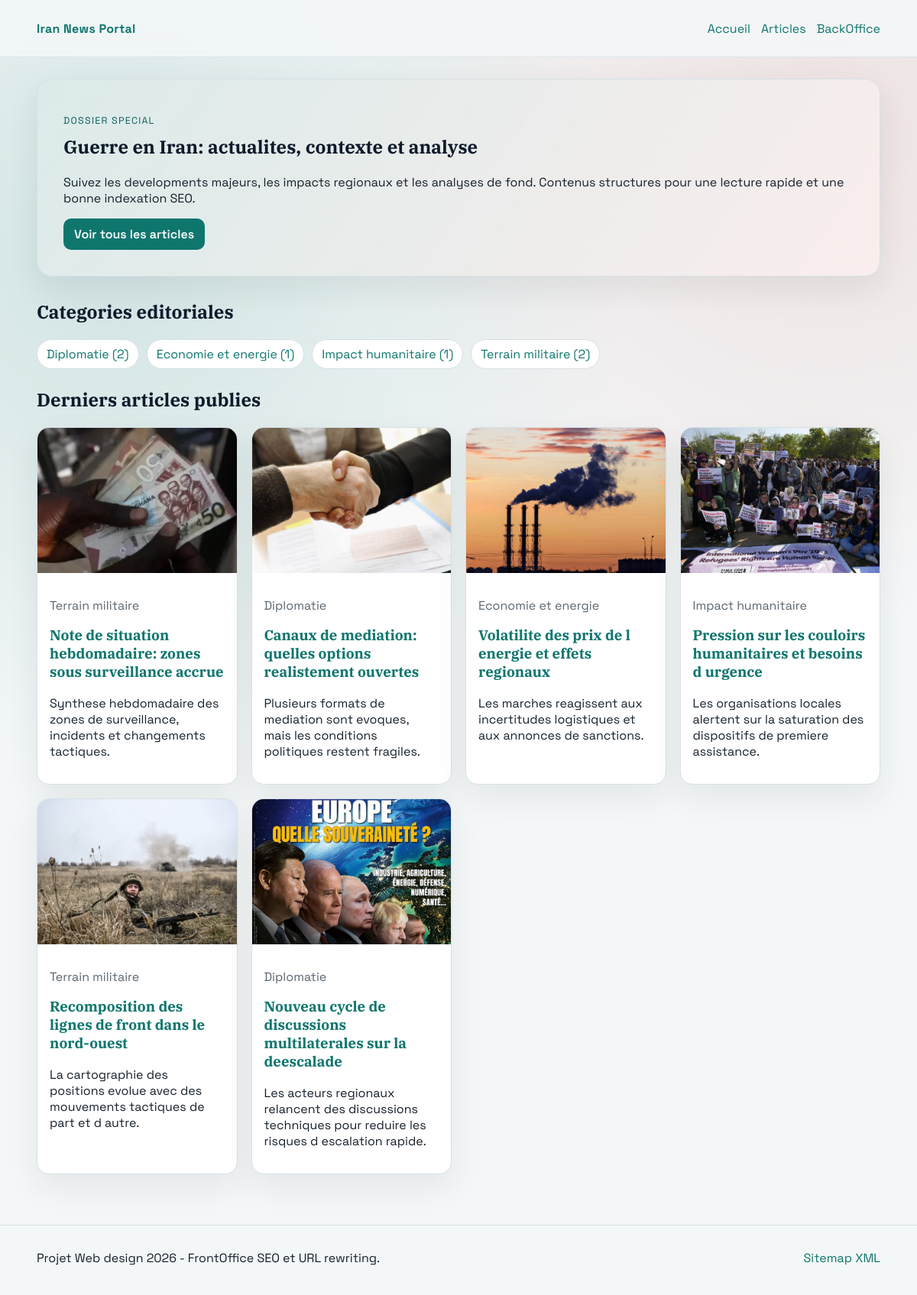
The page / on the database its author committed.
### tables this page shows
CREATE TABLE IF NOT EXISTS categories (
    id INT UNSIGNED AUTO_INCREMENT PRIMARY KEY,
    name VARCHAR(120) NOT NULL,
    slug VARCHAR(150) NOT NULL UNIQUE,
    description TEXT NULL,
    created_at TIMESTAMP NOT NULL DEFAULT CURRENT_TIMESTAMP,
    updated_at TIMESTAMP NOT NULL DEFAULT CURRENT_TIMESTAMP ON UPDATE CURRENT_TIMESTAMP
);

CREATE TABLE IF NOT EXISTS articles (
    id INT UNSIGNED AUTO_INCREMENT PRIMARY KEY,
    category_id INT UNSIGNED NULL,
    title VARCHAR(220) NOT NULL,
    slug VARCHAR(220) NOT NULL UNIQUE,
    summary TEXT NOT NULL,
    content MEDIUMTEXT NOT NULL,
    image_path VARCHAR(255) NULL,
    meta_title VARCHAR(60) NOT NULL,
    meta_description VARCHAR(160) NOT NULL,
    status ENUM('draft', 'published') NOT NULL DEFAULT 'draft',
    published_at DATETIME NULL,
    created_at TIMESTAMP NOT NULL DEFAULT CURRENT_TIMESTAMP,
    updated_at TIMESTAMP NOT NULL DEFAULT CURRENT_TIMESTAMP ON UPDATE CURRENT_TIMESTAMP,
    CONSTRAINT fk_articles_category
        FOREIGN KEY (category_id)
        REFERENCES categories(id)
        ON DELETE SET NULL
        ON UPDATE CASCADE,
    INDEX idx_articles_slug (slug),
    INDEX idx_articles_status_published_at (status, published_at),
    INDEX idx_articles_category_id (category_id)
);

### app/Core/Request.php (called while the page is built, shortened)
<?php
final class Request
{
    public function method(): string
    {
        return strtoupper($_SERVER['REQUEST_METHOD'] ?? 'GET');
    }
}

### app/helpers.php (called while the page is built, shortened)
<?php
function app_config(string $key, mixed $default = null): mixed
{
    global $appConfig;
    $segments = explode('.', $key);
    $value = $appConfig;
    foreach ($segments as $segment) {
        $value = $value[$segment];
    }
    return $value;
}
function base_url(string $path = ''): string
{
    $base = rtrim((string) app_config('app.base_url', ''), '/');
    $normalized = '/' . ltrim($path, '/');
    return $base . ($path === '' ? '' : $normalized);
}
function e(mixed $value): string
{
    return htmlspecialchars((string) $value, ENT_QUOTES, 'UTF-8');
}
function render(string $view, array $data = []): void
{
    extract($data, EXTR_SKIP);
    require BASE_PATH . '/views/' . $view . '.php';
}

### app/Controllers/FrontController.php (called while the page is built, shortened)
<?php
final class FrontController
{
    private ArticleRepository $articles;
    private CategoryRepository $categories;
    public function __construct()
    {
        $this->articles = new ArticleRepository();
        $this->categories = new CategoryRepository();
    }
    public function home(Request $request, array $params): void
    {
        render('front/home', [
            'articles' => $this->articles->latestPublished(6),
            'categories' => $this->categories->allWithPublishedCount(),
            'metaTitle' => app_config('seo.default_title'),
            'metaDescription' => app_config('seo.default_description'),
            'canonicalUrl' => base_url('/'),
        ]);
    }
}

### public/index.php (called while the page is built, shortened)
<?php
$appConfig = require BASE_PATH . '/config/config.php';
require BASE_PATH . '/app/helpers.php';
$router = new Router();
$router->get('/', [FrontController::class, 'home']);
$router->get('/articles', [FrontController::class, 'articles']);
$router->get('/article/{slug}', [FrontController::class, 'article']);
$router->get('/categorie/{slug}', [FrontController::class, 'category']);
$router->get('/robots.txt', [FrontController::class, 'robots']);
$router->get('/sitemap.xml', [FrontController::class, 'sitemap']);
$router->get('/admin/login', [AuthController::class, 'showLogin']);
$router->post('/admin/login', [AuthController::class, 'login']);
$router->post('/admin/logout', [AuthController::class, 'logout']);
$router->get('/admin', [AdminController::class, 'dashboard']);
$router->get('/admin/categories', [CategoryController::class, 'index']);
$router->get('/admin/categories/create', [CategoryController::class, 'create']);
$router->post('/admin/categories/create', [CategoryController::class, 'store']);
$router->get('/admin/categories/{id}/edit', [CategoryController::class, 'edit']);
$router->post('/admin/categories/{id}/edit', [CategoryController::class, 'update']);
$router->post('/admin/categories/{id}/delete', [CategoryController::class, 'delete']);
$router->get('/admin/articles', [ArticleController::class, 'index']);
$router->get('/admin/articles/create', [ArticleController::class, 'create']);
$router->post('/admin/articles/create', [ArticleController::class, 'store']);
$router->get('/admin/articles/{id}/edit', [ArticleController::class, 'edit']);
$router->post('/admin/articles/{id}/edit', [ArticleController::class, 'update']);
$router->post('/admin/articles/{id}/delete', [ArticleController::class, 'delete']);
$request = new Request();
$router->dispatch($request);

### config/config.php (called while the page is built, shortened)
<?php
return [
    'app' => [
        'name' => getenv('APP_NAME') ?: 'Iran News Portal',
        'base_url' => getenv('APP_BASE_URL') ?: 'http://localhost:8080',
        'timezone' => getenv('APP_TIMEZONE') ?: 'UTC',
    ],
    'db' => [
        'host' => getenv('DB_HOST') ?: 'db',
        'port' => (int) (getenv('DB_PORT') ?: 3306),
        'name' => getenv('DB_NAME') ?: 'iran_news',
        'user' => getenv('DB_USER') ?: 'iran_user',
        'pass' => getenv('DB_PASSWORD') ?: 'iran_pass',
        'charset' => getenv('DB_CHARSET') ?: 'utf8mb4',
    ],
    'seo' => [
        'default_title' => 'Actualites sur la guerre en Iran',
        'default_description' => 'Analyse, chronologie et decryptage de la guerre en Iran.',
    ],
];

### app/Repositories/CategoryRepository.php (called while the page is built, shortened)
<?php
final class CategoryRepository
{
    public function allWithPublishedCount(): array
    {
        $sql = 'SELECT c.id, c.name, c.slug, c.description,
                       COUNT(a.id) AS published_count
                FROM categories c
                LEFT JOIN articles a
                    ON a.category_id = c.id AND a.status = "published"
                GROUP BY c.id, c.name, c.slug, c.description
                ORDER BY c.name ASC';
        return Database::connection()->query($sql)->fetchAll();
    }
}

### app/Core/Database.php (called while the page is built, shortened)
<?php
final class Database
{
    private static ?PDO $connection = null;
    private static array $config = [];
    public static function init(array $config): void
    {
        self::$config = $config;
    }
    public static function connection(): PDO
    {
        if (self::$connection instanceof PDO) {
            return self::$connection;
        }
        $dsn = sprintf(
            'mysql:host=%s;port=%d;dbname=%s;charset=%s',
            self::$config['host'],
            self::$config['port'],
            self::$config['name'],
            self::$config['charset']
        );
        try {
            self::$connection = new PDO(
                $dsn,
                self::$config['user'],
                self::$config['pass'],
                [
                    PDO::ATTR_ERRMODE => PDO::ERRMODE_EXCEPTION,
                    PDO::ATTR_DEFAULT_FETCH_MODE => PDO::FETCH_ASSOC,
                    PDO::ATTR_EMULATE_PREPARES => false,
                ]
            );
        } catch (PDOException $exception) {
            throw new RuntimeException('Database connection failed: ' . $exception->getMessage());
        }
        return self::$connection;
    }
}

### app/Repositories/ArticleRepository.php (called while the page is built, shortened)
<?php
final class ArticleRepository
{
    public function latestPublished(int $limit = 6): array
    {
        $sql = 'SELECT a.id, a.title, a.slug, a.summary, a.image_path, a.published_at,
                       c.name AS category_name, c.slug AS category_slug
                FROM articles a
                LEFT JOIN categories c ON c.id = a.category_id
                WHERE a.status = "published"
                ORDER BY a.published_at DESC, a.id DESC
                LIMIT :limit';
        $stmt = Database::connection()->prepare($sql);
        $stmt->bindValue(':limit', $limit, \PDO::PARAM_INT);
        $stmt->execute();
        return $stmt->fetchAll();
    }
}

### views/front/home.php (the view)
<?php require BASE_PATH . '/views/partials/front_header.php'; ?>
<?php $defaultImage = '/assets/img/news-placeholder.svg'; ?>
<section class="hero">
    <p class="eyebrow">Dossier special</p>
    <h1>Guerre en Iran: actualites, contexte et analyse</h1>
    <p>
        Suivez les developments majeurs, les impacts regionaux et les analyses de fond.
        Contenus structures pour une lecture rapide et une bonne indexation SEO.
    </p>
    <a class="button" href="<?= e(base_url('/articles')) ?>">Voir tous les articles</a>
</section>
<?php if (!empty($categories)): ?>
    <section>
        <h2>Categories editoriales</h2>
        <div class="chip-row">
            <?php foreach ($categories as $category): ?>
                <a class="chip" href="<?= e(base_url('/categorie/' . $category['slug'])) ?>">
                    <?= e($category['name']) ?> (<?= e((string) $category['published_count']) ?>)
                </a>
            <?php endforeach; ?>
        </div>
    </section>
<?php endif; ?>
<section>
    <h2>Derniers articles publies</h2>
    <?php if (empty($articles)): ?>
        <p>Aucun article publie pour le moment.</p>
    <?php else: ?>
        <div class="grid cards">
            <?php foreach ($articles as $article): ?>
                <article class="card">
                    <?php $imagePath = (string) ($article['image_path'] ?: $defaultImage); ?>
                    <img
                        src="<?= e(base_url($imagePath)) ?>"
                        alt="Illustration de l'article <?= e($article['title']) ?>"
                        loading="lazy"
                    >
                    <div class="card-body">
                        <p class="muted"><?= e((string) $article['category_name']) ?></p>
                        <h3>
                            <a href="<?= e(base_url('/article/' . $article['slug'])) ?>">
                                <?= e($article['title']) ?>
                            </a>
                        </h3>
                        <p><?= e($article['summary']) ?></p>
                    </div>
                </article>
            <?php endforeach; ?>
        </div>
    <?php endif; ?>
</section>
<?php require BASE_PATH . '/views/partials/front_footer.php'; ?>

### app/Core/Router.php (shortened to what this page needs)
<?php
final class Router
{
    private array $routes = [
        'GET' => [],
        'POST' => [],
    ];
    public function dispatch(Request $request): void
    {
        $method = $request->method();
        $routes = $this->routes[$method] ?? [];
        foreach ($routes as $route) {
            $params = [];
            $handler = $route['handler'];
            if (is_array($handler)) {
                [$class, $action] = $handler;
                $instance = new $class();
                $instance->{$action}($request, $params);
                return;
            }
        }
    }
    private function add(string $method, string $pattern, callable|array|string $handler): void
    {
        $this->routes[$method][] = [
            'pattern' => $this->normalizePattern($pattern),
            'handler' => $handler,
        ];
    }
    private function normalizePattern(string $pattern): string
    {
        if ($pattern === '/') {
            return '/';
        }
        return '/' . trim($pattern, '/');
    }
}

### views/partials/front_header.php (shortened to what this page needs)
<!doctype html>
<html lang="fr">
<head>
    <link rel="stylesheet" href="<?= e(base_url('/assets/css/app.css')) ?>">
</head>
<body class="theme-front">
    <header class="site-header">
        <div class="container header-inner">
            <a class="brand" href="<?= e(base_url('/')) ?>">Iran News Portal</a>
            <nav class="main-nav" aria-label="Navigation principale">
                <a href="<?= e(base_url('/')) ?>">Accueil</a>
                <a href="<?= e(base_url('/articles')) ?>">Articles</a>
                <a href="<?= e(base_url('/admin/login')) ?>">BackOffice</a>
            </nav>
        </div>
    </header>
    <main class="container page-content">

### views/partials/front_footer.php
    </main>
    <footer class="site-footer">
        <div class="container footer-inner">
            <p>Projet Web design 2026 - FrontOffice SEO et URL rewriting.</p>
            <p><a href="<?= e(base_url('/sitemap.xml')) ?>">Sitemap XML</a></p>
        </div>
    </footer>
</body>
</html>

### public/assets/css/app.css (style rules this page uses)
:root { --bg: #f4f7f8; --surface: #ffffff; --surface-2: #e9eef0; --text: #15202b; --muted: #5b6670; --line: #d8e0e5; --primary: #0f766e; --primary-dark: #0b5f58; --danger: #b42318; --success: #137a1e; --shadow: 0 16px 40px rgba(21, 32, 43, 0.08); }
* { box-sizing: border-box; }
html, body { margin: 0; padding: 0; }
body { font-family: 'Space Grotesk', sans-serif; color: var(--text); background: radial-gradient(circle at 12% 20%, rgba(15, 118, 110, 0.15), transparent 40%), radial-gradient(circle at 90% 10%, rgba(180, 35, 24, 0.1), transparent 35%), var(--bg); min-height: 100vh; }
h1, h2, h3, h4, h5, h6 { font-family: 'IBM Plex Serif', serif; margin-top: 0; color: #0f1a2b; }
a { color: var(--primary); text-decoration: none; }
.container { width: min(1120px, 92vw); margin: 0 auto; }
.site-header, .admin-header { position: sticky; top: 0; z-index: 40; backdrop-filter: blur(8px); border-bottom: 1px solid rgba(216, 224, 229, 0.8); background: rgba(244, 247, 248, 0.85); }
.header-inner, .admin-header-inner { min-height: 74px; display: flex; align-items: center; justify-content: space-between; gap: 18px; }
.brand { font-weight: 700; letter-spacing: 0.3px; }
.main-nav, .admin-nav { display: flex; gap: 14px; flex-wrap: wrap; }
.page-content { padding: 28px 0 36px; }
.hero { padding: 34px; border-radius: 20px; background: linear-gradient(125deg, rgba(15, 118, 110, 0.15), rgba(180, 35, 24, 0.08)), var(--surface); border: 1px solid var(--line); box-shadow: var(--shadow); margin-bottom: 30px; animation: rise 0.45s ease; }
.eyebrow { text-transform: uppercase; font-size: 0.78rem; letter-spacing: 0.1em; color: var(--primary-dark); margin-bottom: 10px; }
.grid { display: grid; gap: 18px; }
.cards { grid-template-columns: repeat(auto-fit, minmax(240px, 1fr)); }
.card, .stat-card { background: var(--surface); border: 1px solid var(--line); border-radius: 16px; overflow: hidden; box-shadow: var(--shadow); }
.card img { width: 100%; height: 190px; object-fit: cover; display: block; }
.card-body { padding: 16px; }
.chip-row { display: flex; flex-wrap: wrap; gap: 10px; margin-bottom: 24px; }
.chip { display: inline-flex; align-items: center; padding: 8px 12px; border-radius: 999px; border: 1px solid var(--line); background: var(--surface); }
.button { display: inline-flex; align-items: center; justify-content: center; gap: 8px; border: none; border-radius: 10px; background: var(--primary); color: #fff; padding: 10px 14px; cursor: pointer; font: inherit; font-weight: 600; transition: transform 0.15s ease, background-color 0.15s ease; }
.muted { color: var(--muted); }
.site-footer { border-top: 1px solid var(--line); padding: 16px 0 22px; margin-top: 30px; }
.footer-inner { display: flex; justify-content: space-between; gap: 12px; flex-wrap: wrap; }

### rows shown on the page
categories: name "Diplomatie", published_count "2"
categories: name "Economie et energie", published_count "1"
categories: name "Impact humanitaire", published_count "1"
categories: name "Terrain militaire", published_count "2"
articles: image_path (picture), category.name "Terrain militaire", title "Note de situation hebdomadaire: zones sous surveillance accrue", summary "Synthese hebdomadaire des zones de surveillance, incidents et changements tactiques."
articles: image_path (picture), category.name "Diplomatie", title "Canaux de mediation: quelles options realistement ouvertes", summary "Plusieurs formats de mediation sont evoques, mais les conditions politiques restent fragiles."
articles: image_path (picture), category.name "Economie et energie", title "Volatilite des prix de l energie et effets regionaux", summary "Les marches reagissent aux incertitudes logistiques et aux annonces de sanctions."
articles: image_path (picture), category.name "Impact humanitaire", title "Pression sur les couloirs humanitaires et besoins d urgence", summary "Les organisations locales alertent sur la saturation des dispositifs de premiere assistance."
articles: image_path (picture), category.name "Terrain militaire", title "Recomposition des lignes de front dans le nord-ouest", summary "La cartographie des positions evolue avec des mouvements tactiques de part et d autre."
articles: image_path (picture), category.name "Diplomatie", title "Nouveau cycle de discussions multilaterales sur la deescalade", summary "Les acteurs regionaux relancent des discussions techniques pour reduire les risques d escalation rapide."
